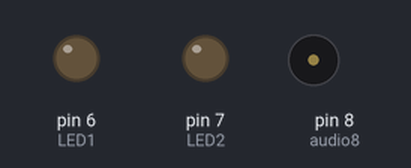
Simulated run of this sketch. Board: Arduino Uno, built with avr-gcc and run on an emulated ATmega328P. Shown: output pins drawn as LEDs (lit = HIGH), buzzer (waves = sounding).

Above: at 0.3 s.
At 47.7 s:
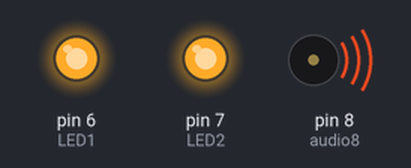
Timing chart, 0 to 48.1 s (numbered marks = the images above):
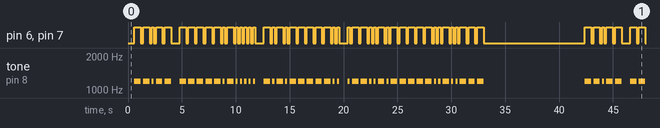

Measured:
- by itself, pin 6 (LED1), pin 7 (LED2): moves between LOW and HIGH, repeating every 41.8 s
- by itself, tone on pin 8 (audio8): plays 1200 Hz for 0.60 s, 1200 Hz for 0.60 s, 1200 Hz for 0.20 s, 1200 Hz for 0.60 s, 1200 Hz for 0.60 s, 1200 Hz for 0.60 s … (149 notes in this stretch)

The sketch:

Morse_code.ino
```cpp
/*

  Morse Code
  Buzzer version
 */


void GetChar(char letter);            // declares a subroutine or function which we want to call on later
                                      // the function is called "GetChar", the void means that it sends nothing back to the main program
                                      // the char letter means that it needs to get whatever is contain in the letter variable sent to it

char stringToMorseCode[] = " TY Morse Code Program ";   // choose what word or phrase you want to send as Morse Code

int LED1 = 6;         // LED on output 6
int LED2 = 7;         // LED on output 7
int audio8 = 8;    // buzzer on pin 8, uncomment this for the version with the buzzer
int note = 1200;   // pitch of note, uncomment this for the version with the buzzer


int dotLen = 200;             // length of the morse code 'dot'
int dashLen = dotLen * 3;     // length of the morse code 'dash' - 3 times as long as a dot
int elemPause = dotLen;       // length of the pause between dots and dashes
int Spaces = dotLen * 3;      // length of the spaces between characters
int wordPause = dotLen * 7;   // length of the pause between words
int temp;
char letter;


// the setup routine runs once when you press reset:
void setup() {
  pinMode(LED1, OUTPUT);      // set up all the LED pins as outputs
  pinMode(LED2, OUTPUT);
  pinMode(audio8, OUTPUT);
}

void loop()
{
   for (temp = 0; temp < sizeof(stringToMorseCode) - 1; temp++)  // this goes through all the characters in your word / phrase
                                                                       // the for loop is similar to the one in the Fade project
                                                                       // but this time it counts through each character in the
                                                                       // phrase rather than counting through numbers
  {
   letter = stringToMorseCode[temp];                  // Get the character in the current position
   letter = toLowerCase(letter);                      // this is a special instruction that changes all the characters to lower case
                                                      // so if you put in capital letters the code can still recognise them
   GetChar(letter);                                   // this sends the program to a subroutine and sends the current character to
                                                      // it, to be translated into Morse Code
  }
   LightsOff(8000);                                   //  turn the LEDs off for 8 seconds at the end of each loop
}


// DOT
void MorseDot()                                       // tells how to do a dot, turn LEDs on and delay for the dot length
{
  digitalWrite(LED1, HIGH);
  digitalWrite(LED2, HIGH);
  tone(audio8, note, dotLen);
  delay(dotLen);              // hold in this position
}

// DASH                                               // tells how to do a dash, turn LEDs on and delay for the dash length
void MorseDash()
{
  digitalWrite(LED1, HIGH);
  digitalWrite(LED2, HIGH);
  tone(audio8, note, dashLen);  // start playing a tone
  delay(dashLen);               // hold in this position
}

// Turn Off
void LightsOff(int delayTime)                         // switches all the LEDs off
{
  digitalWrite(LED1, LOW);
  digitalWrite(LED2, LOW);
  noTone(audio8);             // stop playing a tone
  delay(delayTime);             // hold in this position
}


void GetChar(char letter)                             // this part identifies what the letter is and allocates the appropriate
                                                      // Morse Code pattern
{
  switch (letter) {
    case 'a':                                         // 'a' is a dot followed by a dash
      MorseDot();
      LightsOff(elemPause);                             // pause between each element of the letter
      MorseDash();
      LightsOff(elemPause);
      break;
    case 'b':                                         // 'b' is a dash and 3 dots
      MorseDash();
      LightsOff(elemPause);
      MorseDot();
      LightsOff(elemPause);
      MorseDot();
      LightsOff(elemPause);
      MorseDot();
      LightsOff(elemPause);
      break;
    case 'c':
      MorseDash();
      LightsOff(elemPause);
      MorseDot();
      LightsOff(elemPause);
      MorseDash();
      LightsOff(elemPause);
      MorseDot();
      LightsOff(elemPause);
      break;
    case 'd':
      MorseDash();
      LightsOff(elemPause);
      MorseDash();
      LightsOff(elemPause);
      MorseDot();
      LightsOff(elemPause);
      break;
    case 'e':
      MorseDot();
      LightsOff(elemPause);
      break;
    case 'f':
      MorseDot();
      LightsOff(elemPause);
      MorseDot();
      LightsOff(elemPause);
      MorseDash();
      LightsOff(elemPause);
      MorseDot();
      LightsOff(elemPause);
      break;
    case 'g':
      MorseDash();
      LightsOff(elemPause);
      MorseDash();
      LightsOff(elemPause);
      MorseDot();
      LightsOff(elemPause);
      break;
    case 'h':
      MorseDot();
      LightsOff(elemPause);
      MorseDot();
      LightsOff(elemPause);
      MorseDot();
      LightsOff(elemPause);
      MorseDot();
      LightsOff(elemPause);
      break;
    case 'i':
      MorseDot();
      LightsOff(elemPause);
      MorseDot();
      LightsOff(elemPause);
      break;
    case 'j':
      MorseDot();
      LightsOff(elemPause);
      MorseDash();
      LightsOff(elemPause);
      MorseDash();
      LightsOff(elemPause);
      MorseDash();
      LightsOff(elemPause);
      break;
    case 'k':
      MorseDash();
      LightsOff(elemPause);
      MorseDot();
      LightsOff(elemPause);
      MorseDash();
      LightsOff(elemPause);
      break;
    case 'l':
      MorseDot();
      LightsOff(elemPause);
      MorseDash();
      LightsOff(elemPause);
      MorseDot();
      LightsOff(elemPause);
      MorseDot();
      LightsOff(elemPause);
      break;
    case 'm':
      MorseDash();
      LightsOff(elemPause);
      MorseDash();
      LightsOff(elemPause);
      break;
    case 'n':
      MorseDash();
      LightsOff(elemPause);
      MorseDot();
      LightsOff(elemPause);
      break;
    case 'o':
      MorseDash();
      LightsOff(elemPause);
      MorseDash();
      LightsOff(elemPause);
      MorseDash();
      LightsOff(elemPause);
      break;
    case 'p':
      MorseDot();
      LightsOff(elemPause);
      MorseDash();
      LightsOff(elemPause);
      MorseDash();
      LightsOff(elemPause);
      MorseDot();
      LightsOff(elemPause);
      break;
    case 'q':
      MorseDash();
      LightsOff(elemPause);
      MorseDash();
      LightsOff(elemPause);
      MorseDot();
      LightsOff(elemPause);
      MorseDash();
      LightsOff(elemPause);
      break;
    case 'r':
      MorseDot();
      LightsOff(elemPause);
      MorseDash();
      LightsOff(elemPause);
      MorseDot();
      LightsOff(elemPause);
      break;
    case 's':
      MorseDot();
      LightsOff(elemPause);
      MorseDot();
      LightsOff(elemPause);
      MorseDot();
      LightsOff(elemPause);
    break;
    case 't':
      MorseDash();
      LightsOff(elemPause);
      break;
    case 'u':
      MorseDot();
      LightsOff(elemPause);
      MorseDot();
      LightsOff(elemPause);
      MorseDash();
      LightsOff(elemPause);
      break;
    case 'v':
      MorseDot();
      LightsOff(elemPause);
      MorseDot();
      LightsOff(elemPause);
      MorseDot();
      LightsOff(elemPause);
      MorseDash();
      LightsOff(elemPause);
      break;
    case 'w':
      MorseDot();
      LightsOff(elemPause);
      MorseDash();
      LightsOff(elemPause);
      MorseDash();
      LightsOff(elemPause);
    break;
    case 'x':
      MorseDash();
      LightsOff(elemPause);
      MorseDot();
      LightsOff(elemPause);
      MorseDot();
      LightsOff(elemPause);
      MorseDash();
      LightsOff(elemPause);
    break;
    case 'y':
      MorseDash();
      LightsOff(elemPause);
      MorseDot();
      LightsOff(elemPause);
      MorseDash();
      LightsOff(elemPause);
      MorseDash();
      LightsOff(elemPause);
      break;
    case 'z':
      MorseDash();
      LightsOff(elemPause);
      MorseDash();
      LightsOff(elemPause);
      MorseDot();
      LightsOff(elemPause);
      MorseDot();
      LightsOff(elemPause);
      break;
    default:
      LightsOff(Spaces);                              // If a matching character was not found it will default to a blank space
  }
}
```
